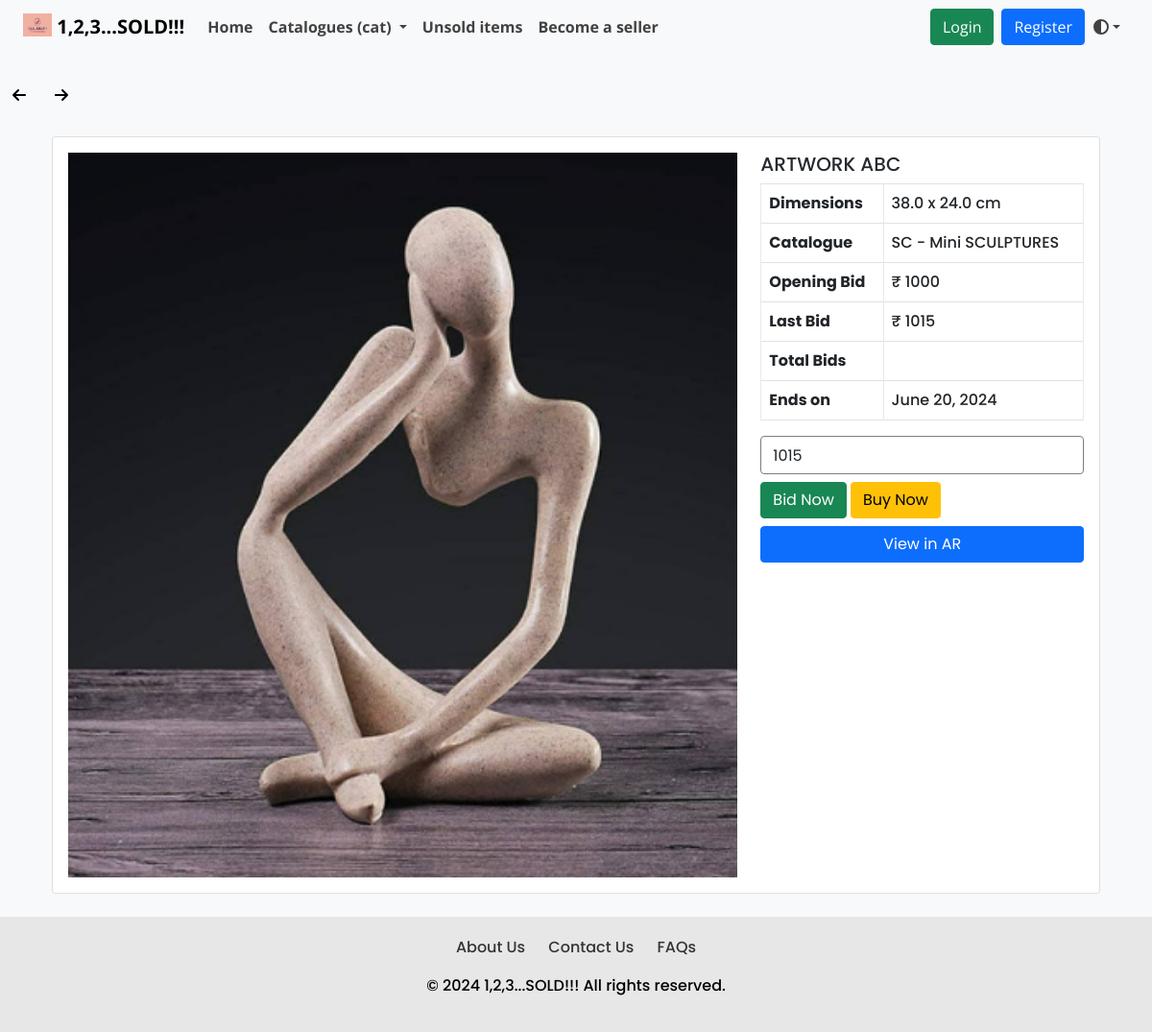
The app's page /viewdetails/133/, older data.
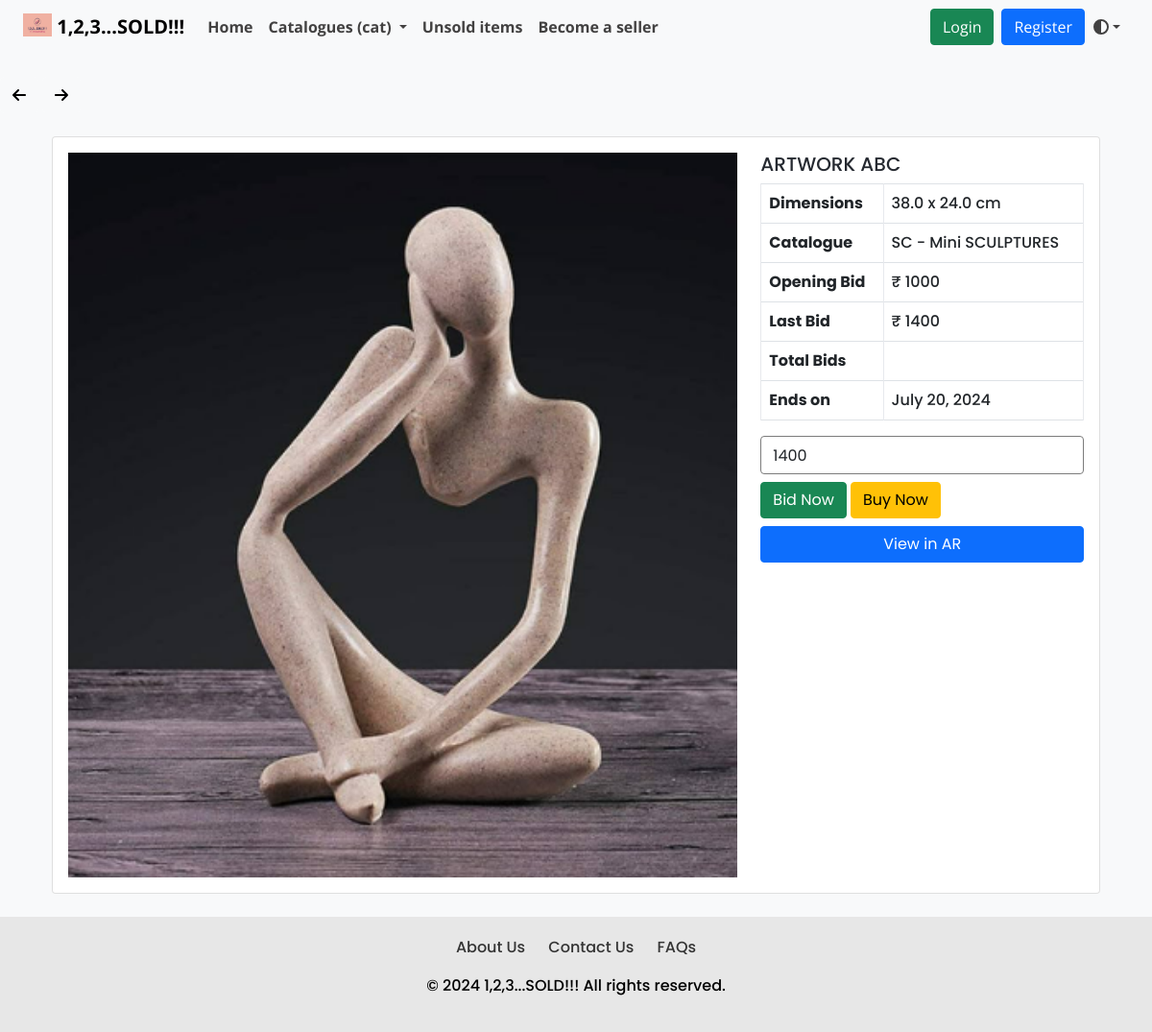
The same page, newer data.
### dashboard/models.py (models this page shows, shortened)
class Bid(models.Model):
    user = models.ForeignKey(settings.AUTH_USER_MODEL, on_delete=models.CASCADE)
    product = models.ForeignKey(Artwork, on_delete=models.CASCADE)
    bid_date = models.DateField(auto_now_add=True)
    bid_amt = models.IntegerField(default=1)

class Artwork(models.Model):
    product_id = models.CharField(max_length=255, default="")
    product_name = models.CharField(max_length=255, default="", blank=False, null=False)
    product_price = models.IntegerField(default=0, null=False)
    opening_bid = models.IntegerField(default=0)
    product_cat = models.ForeignKey('Catalogue', on_delete=models.CASCADE)
    product_qty = models.IntegerField(default=0)
    product_image = models.ImageField(upload_to='arts/')
    dimension_unit = models.CharField(max_length=2, choices=[('cm', 'Centimeters'), ('ft', 'Feet')])
    length_in_centimeters = models.FloatField(default=0.0, blank=True, null=True)
    width_in_centimeters = models.FloatField(default=0.0, blank=True, null=True)
    foot = models.FloatField(default=0, blank=True, null=True)
    inches = models.FloatField(default=0, blank=True, null=True)
    end_date = models.DateField()
    user = models.ForeignKey(settings.AUTH_USER_MODEL, on_delete=models.CASCADE)
    is_sold = models.BooleanField(default=False)

class Catalogue(models.Model):
    cat_name = models.CharField(max_length=255)
    def __str__(self):
        return self.cat_name

### art/views.py (the view)
# urls.py: path('viewdetails/<int:pk>/',views.ArtworkDetailView.as_view(),name="product_details"),
class ArtworkDetailView(DetailView):
    model = Artwork
    template_name = "art/artwork_detail.html"
    def get_context_data(self, **kwargs):
        context = super().get_context_data(**kwargs)
        context["last_bid"] = Bid.objects.filter(product=self.kwargs.get("pk")).last()
        context["total_bid"] = Bid.objects.filter(product=self.kwargs.get("pk")).count()
        return context

### art/context_processors.py (called while the page is built)
def catalogue_list(request):
    return {"catalogue_list": Catalogue.objects.all()}

### templates/art/artwork_detail.html (shortened to what this page needs)
{% extends './layout.html' %}
{% load static %}
{% block css_file %}
<link rel="stylesheet" href="{% static 'home/css/artwork_detail.css' %}" type="text/css">
{% endblock %}
{% block body %}
{% include "./includes/navbar.html" %}
<br>
{% include "./arrow_button.html" %}
<button onclick="goBack()" class="btn btn-light"><i class="fa-solid fa-arrow-left"></i></button>
<button onclick="goForward()" class="btn btn-light"><i class="fa-solid fa-arrow-right"></i></button>
<div class="container p-4">
    <div class="card">
        <div class="card-body poppins-regular-pro_details">
            <div class="row">
                <div class="col-8">
                    <img src="{{ object.product_image.url }}" alt="img" width="100%" />
                </div>
                <div class="col-4">
                    <h5>{{ object.product_name }}</h5>
                    <table class="table table-bordered">
                        <tbody>
                            <tr>
                                <th>Dimensions</th>
                                <td>
                                    {% if object.length_in_centimeters and object.width_in_centimeters %}
                                        {{ object.length_in_centimeters }} x {{ object.width_in_centimeters }} cm
                                    {% elif object.foot and object.inches %}
                                        {{ object.foot|floatformat }}' {{ object.inches|floatformat }}"
                                    {% else %}
                                        Not specified
                                    {% endif %}
                                </td>
                            </tr>
                            <tr>
                                <th>Catalogue</th>
                                <td>{{ object.product_cat }}</td>
                            </tr>
                            <tr>
                                <th>Opening Bid</th>
                                <td>₹ {{ object.opening_bid }}</td>
                            </tr>
                            <tr>
                                <th>Last Bid</th>
                                <td id="last-bid">₹ {{ last_bid.bid_amt }}</td>
                            </tr>
                            <tr>
                                <th>Total Bids</th>
                                <td id="total-bids">{{ total_bids }}</td>
                            </tr>
                            <tr>
                                <th>Ends on</th>
                                <td>{{ object.end_date }}</td>
                            </tr>
                        </tbody>
                    </table>
                    <div class="btn-group d-flex mx-auto mb-2 mt-2" role="group" aria-label="Basic outlined example">
                        <form id="bid-form" action="{% url 'dashboard:place_bid' %}" method="post">
                            <input type="number" id="bid-amount" name="bid_amt" value="{{ last_bid.bid_amt }}" min="{{ last_bid.bid_amt }}" class="form-control">
                            <button onclick="sendBid(event)" class="btn btn-success bid_now mt-2">Bid Now</button>
                            <a href="{% url 'art:place_order' pk=object.id %}" type="button" class="btn btn-warning buy_now mt-2">Buy Now</a>
                        </form>
                    </div>
                    <div class="d-grid gap-2">
                        <a class="btn btn-primary" type="button" href="{% url 'art:view_3d' id=object.id %}">View in AR</a>
                    </div>
                </div>
            </div>
        </div>
    </div>
</div>
{% endblock %}

Row changes from the older to the newer data that the page shows:
no longer on this page (row unchanged): Bid: bid_amt "1015"
changed Artwork "ARTWORK ABC": end_date "June 20, 2024" → "July 20, 2024"
added Bid: bid_amt "1400"
